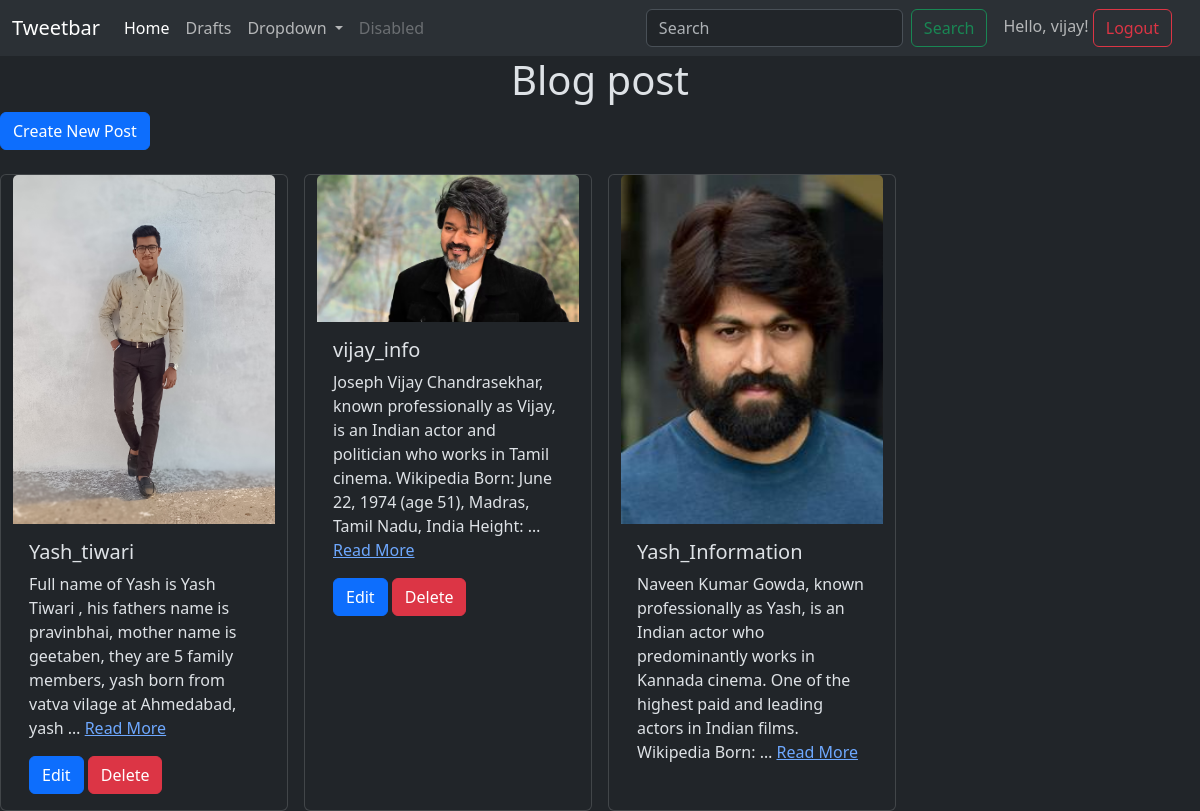
Screenshot of / (signed in) with the database file from the repository.
### blog_app/models.py (models this page shows, shortened)
class Post(models.Model):
    id = models.AutoField(primary_key=True)
    STATUS_CHOICES = (
        ('draft', 'Draft'),
        ('published', 'Published'),
    )
    title = models.CharField(
        max_length=200,
        validators=[MinLengthValidator(5)]
    )
    author = models.ForeignKey(User, on_delete=models.CASCADE)
    slug = models.SlugField(unique=True, max_length=200)
    content = models.TextField(validators=[validate_content_length])
    image = models.ImageField(upload_to='blog_images/', blank=True, null=True)
    category = models.CharField(max_length=100, blank=True, null=True)
    status = models.CharField(max_length=10, choices=STATUS_CHOICES, default='draft')
    created_at = models.DateTimeField(auto_now_add=True)
    updated_at = models.DateTimeField(auto_now=True)

### blog_app/views.py (the view)
# urls.py: path('' , views.post_list , name='post_list'),
def post_list(request):
    try:
        posts = Post.objects.filter(status = 'published').order_by('-created_at')
    except Post.DoesNotExist:
        posts = None
    return render(request, 'post_list.html', {'posts': posts})

### templates/post_list.html (shortened to what this page needs)
{% extends 'base.html'%}
{% block content %}
<h1 style = "text-align: center;">Blog post</h1>
<a class = "btn btn-primary" href="{% url 'post_create' %}">Create New Post</a><br><br>
<div class="container row gap-3">
    {% for post in posts %}
    <div class="card" style="width: 18rem;">
  {% if post.image %}
        <img src="{{ post.image.url }}" class="card-img-top" alt="...">
    {% else %}
        <img src="https://via.placeholder.com/150" class="card-img-top" alt="No Image">
    {% endif %}
  <div class="card-body">
    <h5 class="card-title">{{ post.title }}</h5>
            <p class="card-text" id="short-{{ post.id }}">
                {{ post.content|truncatewords:30 }}
                {% if post.content|length > 30 %}
                    <a href="javascript:void(0);" onclick="toggleContent({{ post.id }})" id="readMore-{{ post.id }}">Read More</a>
                {% endif %}
            </p>
    {% if post.author == user %}
     <a href="{% url 'post_edit' post.id %}" class="btn btn-primary">Edit</a>
     <a href="{% url 'post_delete' post.id%}" class="btn btn-danger">Delete</a>
    {% endif %}
  </div>
</div>
    {% endfor %}
</div>
{% endblock %}

### templates/base.html (shortened to what this page needs)
{% load static %}
<!DOCTYPE html>
<html lang="en" data-bs-theme="dark">
<head>
    <link href="https://cdn.jsdelivr.net/npm/bootstrap@5.3.8/dist/css/bootstrap.min.css" rel="stylesheet">
</head>
<body>
    <nav class="navbar navbar-expand-lg bg-body-tertiary">
  <div class="container-fluid">
    <a class="navbar-brand" href="{% url 'post_list' %}">Tweetbar</a>
    <div class="collapse navbar-collapse" id="navbarSupportedContent">
      <ul class="navbar-nav me-auto mb-2 mb-lg-0">
        <li class="nav-item">
          <a class="nav-link active" aria-current="page" href="{% url 'post_list' %}">Home</a>
        </li>
        <li class="nav-item">
          <a class="nav-link" href="{% url 'post_draft_list' %}">Drafts</a>
        </li>
         <li class="nav-item dropdown">
          <a class="nav-link dropdown-toggle" href="#" role="button" data-bs-toggle="dropdown" aria-expanded="false">
            Dropdown
          </a>
        </li>
        <li class="nav-item">
          <a class="nav-link disabled" aria-disabled="true">Disabled</a>
        </li>
      </ul>
      <form method="get" action="{% url 'search_post' %}" class="d-flex" role="search">
        <input class="form-control me-2" type="search" placeholder="Search" aria-label="Search" name="query" id="query"/>
        <button class="btn btn-outline-success" type="submit">Search</button>
      </form>
     <div class="d-flex ms-3">
        {% if user.is_authenticated %}
      <form method="post" action="{% url 'logout' %}">
          <span class="navbar-text me-3">
            Hello, {{ user.username }}!
        <button class="btn btn-outline-danger" type="submit">Logout</button>
      </form>
        {% else %}
        <a href="{% url 'login' %}" class="btn btn-outline-success me-2">Login</a>
        <a href="{% url 'register' %}" class="btn btn-outline-primary">Register</a>
        {% endif %}
      </div>
  </div>
</nav>
    {% block content %}
    {% endblock %}
</body>
</html>

### rows the page displays
Post: image (picture), title "Yash_tiwari", content "Full name of Yash is Yash Tiwari , his fathers name is pravinbhai, mother name is geetaben, they are 5 family members, yash born from vatva vilage at Ahmedabad, yash …", shows "Edit"
Post: image (picture), title "vijay_info", content "Joseph Vijay Chandrasekhar, known professionally as Vijay, is an Indian actor and politician who works in Tamil cinema. Wikipedia Born: June 22, 1974 (age 51), Madras, Tamil Nadu, India Height: …", shows "Edit"
Post: image (picture), title "Yash_Information", content "Naveen Kumar Gowda, known professionally as Yash, is an Indian actor who predominantly works in Kannada cinema. One of the highest paid and leading actors in Indian films. Wikipedia Born: …"

### other values shown
{{ user.username }} "vijay"
